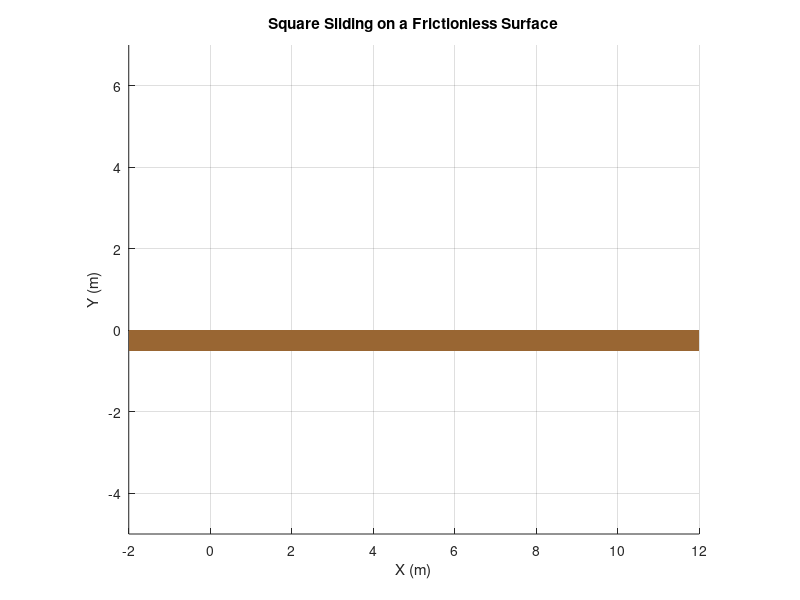

Recreate this plot in MATLAB.
% Square Sliding on a Frictionless Surface
% Author: aditya-an1l
% Repository : https://github.com/aditya-an1l/sliding_box_matlab
%
% Description: 
%   There are three files in the repository apart from the ReadMe.md 
%   - White Background (Analysis Mode), and 
%   - Gradient Background (Cool Mode), and
%   - Sliding Box Animation 
%   White background mode is good for study pupose, since it allows you
%   conduct your analysis. Meanwhile, Gradient mode is good for a cool
%   preview (hence the name `cool mode`). 
%   Sliding Box Animation is a live script that contains both
%   of the above mentioned codes.
%
%   Sliding Box Animation is recommended - due to more interactive and
%   study options
%
%
% Instruction: 
%    1. Open Matlab (online or offline)
%    2. Create a new Script
%    3. Paste the code into the script
%    4. Run Section / Run
%    5. Change the properties in the parameters

% White Background (analysis mode)

clc
clear all
close all

% Parameters 
% (these are the main physical properties of the object)

side_length = 1;              % Length of the square's side
initial_position = [0, 0.5];  % Starting position (x, y) 
velocity = [1, 0];            % Velocity (x, y)
mass = 1;                     % Mass of the square (kg)
g = 9.81;                     % Acceleration due to gravity (m/s^2)
time_step = 0.1;              % Time step for the animation
simulation_time = 10;         % Total simulation time (s)
arrow_length = 0.2;           % the arrow length (m)

% Forces acting on the square
weight = [0, -mass * g];       % Gravitational force (downward)
normal_force = [0, mass * g];  % Normal force (upward)

% Animation setup
figure;
hold on;
axis equal;
axis([-2, 12, -5, 7]);
grid on;
title('Square Sliding on a Frictionless Surface');
xlabel('X (m)');
ylabel('Y (m)');

% Draw the base surface (the brown rectangle)
surface_x = [-2, 12, 12, -2];
surface_y = [0, 0, -0.5, -0.5];
fill(surface_x, surface_y, [0.6, 0.4, 0.2], 'EdgeColor', 'none');  % Brown surface

% Create the square (the main body)
square_x = [-1, 1, 1, -1, -1] * side_length / 2;
square_y = [-1, -1, 1, 1, -1] * side_length / 2;

% Animation loop 
for t = 0:time_step:simulation_time
    % Update position of the square
    position = initial_position + velocity * t;
    
    % Plot the square
    fill(position(1) + square_x, position(2) + square_y, 'b', 'DisplayName', 'Square');
    
    % Scale down the forces for shorter arrows
    scaling_factor = arrow_length;  % Adjust this value to control arrow length
    scaled_weight = weight * scaling_factor;
    scaled_normal_force = normal_force * scaling_factor;

    % Use the scaled forces in the quiver function
    quiver(position(1), position(2), scaled_weight(1), scaled_weight(2), 0, 'r', ...
    'LineWidth', 2, 'MaxHeadSize', 0.5, 'AutoScale', 'off');
    quiver(position(1), position(2), scaled_normal_force(1), scaled_normal_force(2), 0, 'g', ...
    'LineWidth', 2, 'MaxHeadSize', 0.5, 'AutoScale', 'off');

    % Update legend and plot
    legend('Surface', 'Square', 'Weight', 'Normal Force', 'Location', 'northeast');
    drawnow;
    
    % Pause for animation effect
    pause(time_step);
    
    % Clear the plot for the next frame
    cla;
    
    % Redraw the surface for the next frame
    fill(surface_x, surface_y, [0.6, 0.4, 0.2], 'EdgeColor', 'none');  % Brown surface
end


